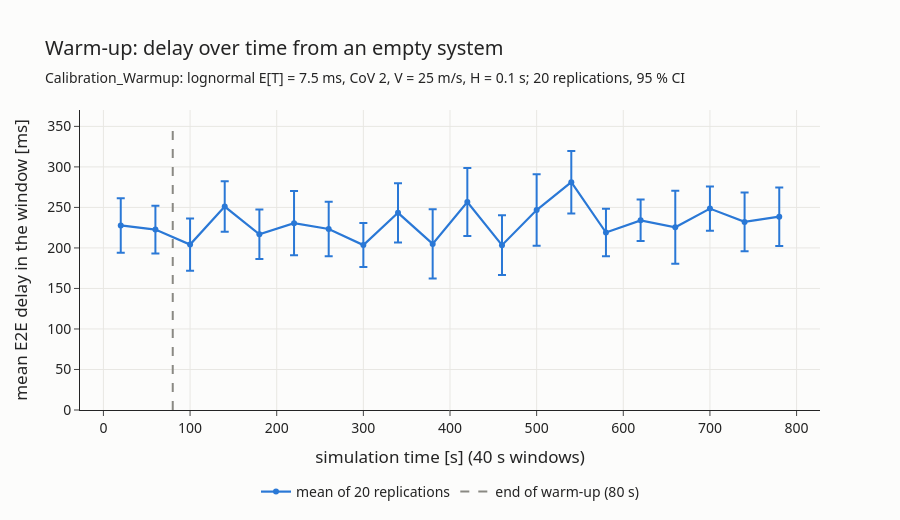

Source (notebook cell):
### Markdown cell above
## 7.4 Warm-up and simulation length

`Calibration_Warmup`: 20 independent replications of 800 s with **no warm-up**, under a heavy load (lognormal, E[T] = 7.5 ms, CoV = 2, V = 25 m/s, H = 0.1 s).
The delay samples are averaged in windows of **40 s** (the time to cross one cell at 25 m/s), then the windows are averaged over the 20 replications (with a 95 % CI).

If the first windows are not different from the later ones, the initial transient is short. We discard the first **80 s** (two cells) and measure for **2400 s**.

### Code cell
WINDOW = 40   # [s]
warm = load_vectors("Calibration_Warmup")
edges = np.arange(0, 800 + WINDOW, WINDOW)

window_means = []          # one row per replication, one column per window
for factors, times, values in warm:
    means = [values[(times >= a) & (times < b)].mean() for a, b in zip(edges[:-1], edges[1:])]
    window_means.append(means)
window_means = np.array(window_means)

mean = window_means.mean(axis=0) * 1000
ci = 1.96 * window_means.std(axis=0, ddof=1) / np.sqrt(len(warm)) * 1000
centers = (edges[:-1] + edges[1:]) / 2

fig = go.Figure()
fig.add_trace(go.Scatter(x=centers, y=mean, error_y=dict(array=ci, width=4), mode="lines+markers",
                         name="mean of 20 replications", line=dict(color=COLORS[0], width=2.2)))
fig.add_trace(go.Scatter(x=[WARMUP, WARMUP], y=[0, (mean + ci).max() * 1.1], mode="lines",
                         name="end of warm-up (80 s)", line=dict(color=GREY, dash="dash")))
fig.update_xaxes(title="simulation time [s] (40 s windows)")
fig.update_yaxes(title="mean E2E delay in the window [ms]", rangemode="tozero")
style(fig, "Warm-up: delay over time from an empty system",
      "Calibration_Warmup: lognormal E[T] = 7.5 ms, CoV 2, V = 25 m/s, H = 0.1 s; 20 replications, 95 % CI")
save(fig, "07_warmup")
fig.show()

print(f"first window: {mean[0]:.1f} ms, mean of the other windows: {mean[1:].mean():.1f} ms")

### Figure 1 — Plotly figure (JSON) as saved in the notebook; plotly's stock layout.template omitted (floating-point values rounded to 4 significant figures)
{"data": [{"error_y": {"array": [33.62, 29.37, 32.19, 31.12, 30.61, 39.74, 33.64, 27.16, 36.6, 42.75, 41.91, 36.93, 44.11, 38.63, 29.36, 25.58, 45.0, 27.41, 36.31, 36.08], "width": 4}, "line": {"color": "#2a78d6", "width": 2.2}, "mode": "lines+markers", "name": "mean of 20 replications", "type": "scatter", "x": [20.0, 60.0, 100.0, 140.0, 180.0, 220.0, 260.0, 300.0, 340.0, 380.0, 420.0, 460.0, 500.0, 540.0, 580.0, 620.0, 660.0, 700.0, 740.0, 780.0], "y": [227.8, 222.6, 204.1, 251.1, 216.9, 230.6, 223.4, 203.5, 243.4, 205.0, 256.7, 203.4, 246.7, 281.1, 219.0, 234.1, 225.4, 248.6, 232.1, 238.6]}, {"line": {"color": "#8a8983", "dash": "dash"}, "mode": "lines", "name": "end of warm-up (80 s)", "type": "scatter", "x": [80, 80], "y": [0, 351.7]}], "layout": {"font": {"family": "Segoe UI, Arial", "size": 14}, "height": 520, "legend": {"orientation": "h", "x": 0.5, "xanchor": "center", "y": -0.22}, "margin": {"t": 110}, "paper_bgcolor": "#fcfcfb", "plot_bgcolor": "#fcfcfb", "title": {"subtitle": {"text": "Calibration_Warmup: lognormal E[T] = 7.5 ms, CoV 2, V = 25 m/s, H = 0.1 s; 20 replications, 95 % CI"}, "text": "Warm-up: delay over time from an empty system"}, "xaxis": {"gridcolor": "#e8e7e3", "showgrid": true, "title": {"text": "simulation time [s] (40 s windows)"}}, "yaxis": {"gridcolor": "#e8e7e3", "rangemode": "tozero", "showgrid": true, "title": {"text": "mean E2E delay in the window [ms]"}}}}
